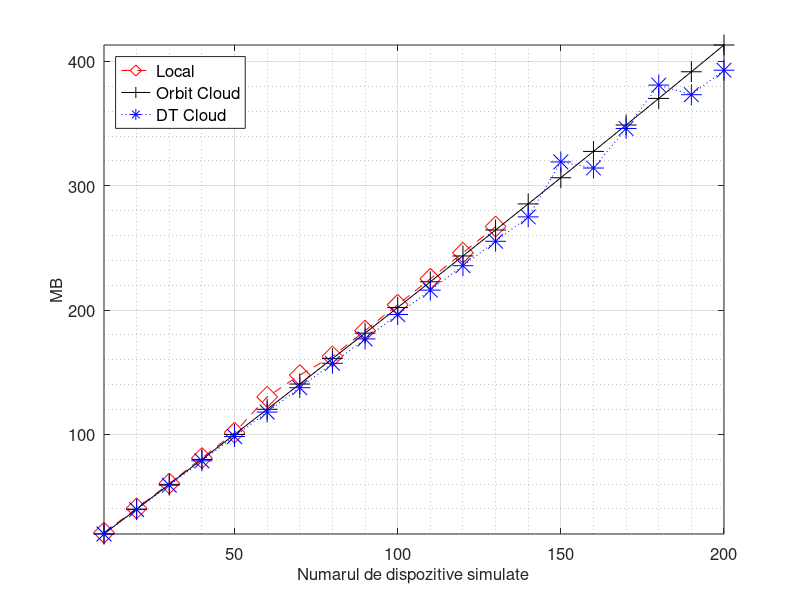
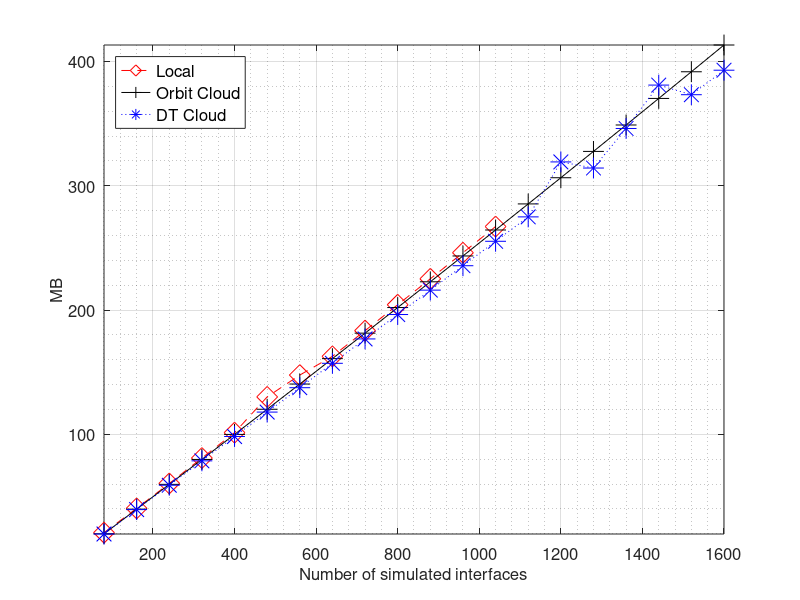
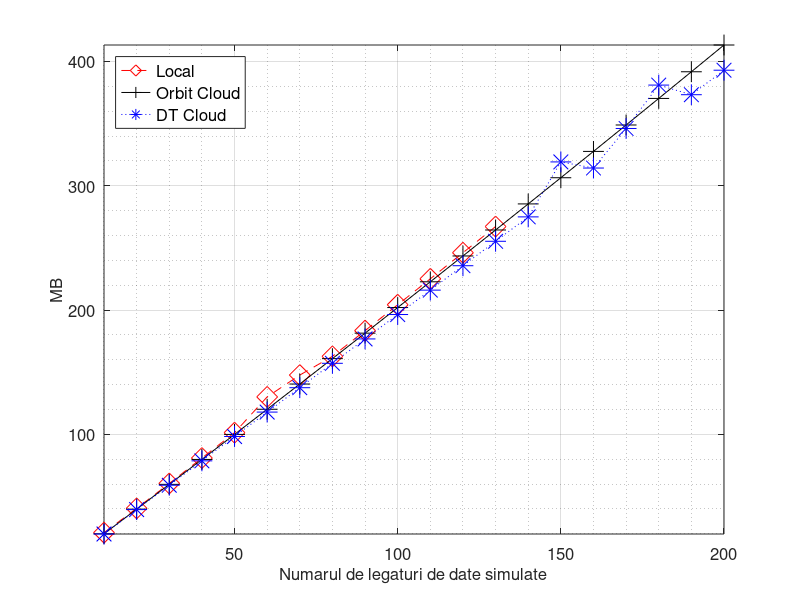

The MATLAB script that drew these images, in order:
nes = [10:10:200]
intfs = [80:80:1600]
links = [10:10:200]

local = [20.916,40.456,60.508,80.952,101.34,130.144,147.704,162.76,183.456,204.268,225.136,246.136,267.18,NaN,NaN,NaN,NaN,NaN,NaN,NaN]
orbit = [19.992,39.852,59.788,79.824,99.96,120.2,140.496,160.932,181.432,202.036,222.744,243.532,264.428,285.4,306.464,327.64,348.896,370.264,391.716,413.244]
dt = [19.848,39.476,59.084,78.7,98.3,117.928,137.548,157.164,176.78,196.412,216.04,235.684,255.332,274.968,319.188,314.268,346.084,380.996,373.26,392.964]

figure(1)
plot(nes,local, '--dr', 'markersize', 15, nes, orbit, '-+k', 'markersize', 15, nes, dt, ':*b', 'markersize', 15)
set(gca, "fontsize", 12)

xlabel('Numarul de dispozitive simulate', "fontsize", 12)
grid on
grid minor on
ylabel('MB', "fontsize", 12)
leg = legend('Local','Orbit Cloud','DT Cloud', "location", 'northwest')
set(leg, "fontsize", 12)
axis('tight')

#la = num2str(local(:));
#lb = cellstr(la);
#lc = strtrim(lb);

#oa = num2str(orbit(:));
#ob = cellstr(oa);
#oc = strtrim(ob);

#da = num2str(dt(:));
#db = cellstr(da);
#dc = strtrim(db);

#text(nes, local, lc)
#text(nes, orbit, oc)
#text(nes, dt, dc)

figure(2)
plot(intfs,local, '--dr', 'markersize', 15, intfs, orbit, '-+k', 'markersize', 15, intfs, dt, ':*b', 'markersize', 15)
set(gca, "fontsize", 12)

xlabel('Number of simulated interfaces', "fontsize", 12)
grid on
grid minor on
ylabel('MB', "fontsize", 12)
leg = legend('Local','Orbit Cloud','DT Cloud', "location", 'northwest')
set(leg, "fontsize", 12)
axis('tight')

#la = num2str(local(:));
#lb = cellstr(la);
#lc = strtrim(lb);

#oa = num2str(orbit(:));
#ob = cellstr(oa);
#oc = strtrim(ob);

#da = num2str(dt(:));
#db = cellstr(da);
#dc = strtrim(db);

#text(intfs, local, lc)
#text(intfs, orbit, oc)
#text(intfs, dt, dc)

figure(3)
plot(links,local, '--dr', 'markersize', 15, links, orbit, '-+k', 'markersize', 15, links, dt, ':*b', 'markersize', 15)
set(gca, "fontsize", 12)

xlabel('Numarul de legaturi de date simulate', "fontsize", 12)
grid on
grid minor on
ylabel('MB', "fontsize", 12)
leg = legend('Local','Orbit Cloud','DT Cloud', "location", 'northwest')
set(leg, "fontsize", 12)
axis('tight')

#la = num2str(local(:));
#lb = cellstr(la);
#lc = strtrim(lb);

#oa = num2str(orbit(:));
#ob = cellstr(oa);
#oc = strtrim(ob);

#da = num2str(dt(:));
#db = cellstr(da);
#dc = strtrim(db);

#text(links, local, lc)
#text(links, orbit, oc)
#text(links, dt, dc)
